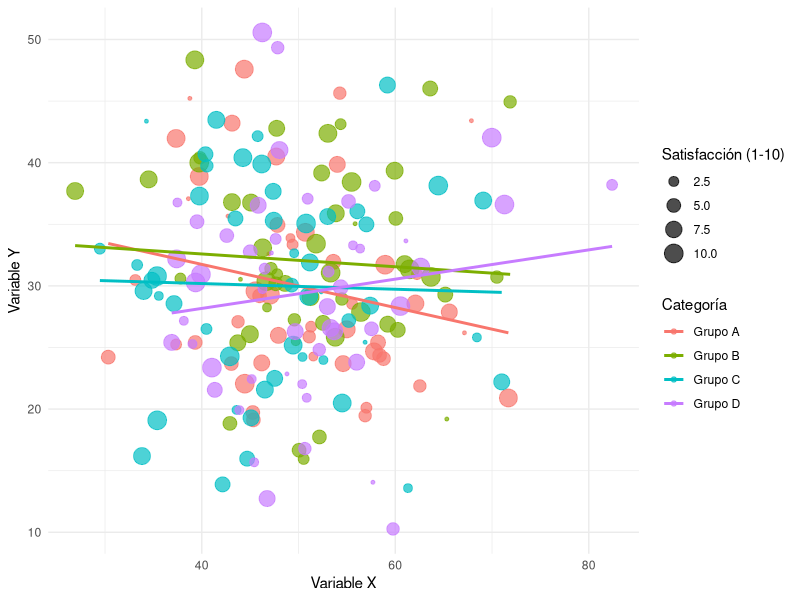
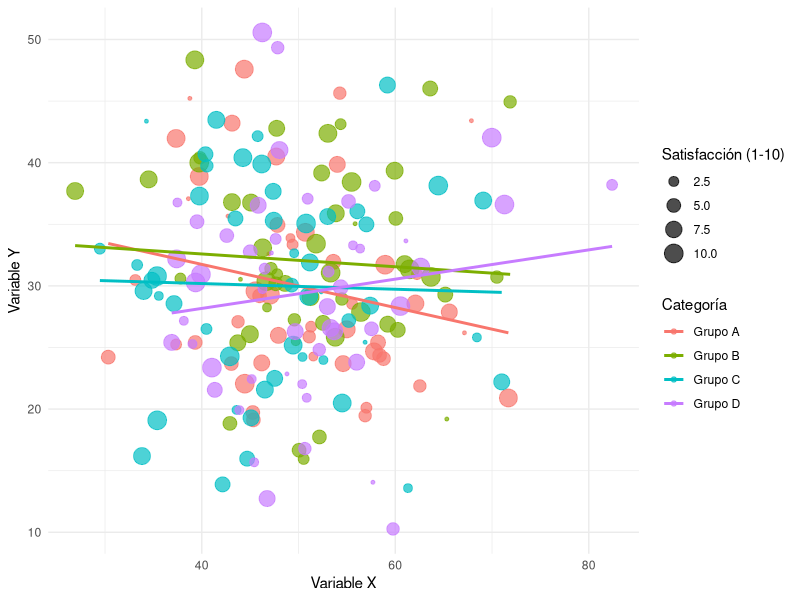

Write R code to recreate these figures, in order.
## ---- chunk 1
    # Este es un chunk de código en R
    x <- 1
    y <- 2^2

    z = x + y

    z
## ---- chunk 2
#| label: fig-ejemplo
#| fig-cap: "Gráfico de ejemplo con datos ficticios"
#| fig-cap-location: bottom

# Cargar librerías necesarias
library(ggplot2)
library(dplyr)

# Crear datos ficticios
set.seed(123)  # Para reproducibilidad
datos_ejemplo <- data.frame(
  categoria = rep(c("Grupo A", "Grupo B", "Grupo C", "Grupo D"), each = 50),
  valor_x = rnorm(200, mean = 50, sd = 10),
  valor_y = rnorm(200, mean = 30, sd = 8),
  satisfaccion = sample(1:10, 200, replace = TRUE)
)

# Crear el gráfico
ggplot(datos_ejemplo, aes(x = valor_x, y = valor_y, color = categoria)) +
  geom_point(aes(size = satisfaccion), alpha = 0.7) +
  geom_smooth(method = "lm", se = FALSE) +
  labs(
    x = "Variable X",
    y = "Variable Y",
    color = "Categoría",
    size = "Satisfacción (1-10)"
  ) +
  theme_minimal() 
## ---- chunk 3
#| label: fig-ejemplo-2
#| fig-cap: "Gráfico de ejemplo con datos ficticios"
#| fig-cap-location: bottom
#| echo: false
#| warning: false

# Cargar librerías necesarias
library(ggplot2)
library(dplyr)

# Crear datos ficticios
set.seed(123)  # Para reproducibilidad
datos_ejemplo <- data.frame(
  categoria = rep(c("Grupo A", "Grupo B", "Grupo C", "Grupo D"), each = 50),
  valor_x = rnorm(200, mean = 50, sd = 10),
  valor_y = rnorm(200, mean = 30, sd = 8),
  satisfaccion = sample(1:10, 200, replace = TRUE)
)

# Crear el gráfico
ggplot(datos_ejemplo, aes(x = valor_x, y = valor_y, color = categoria)) +
  geom_point(aes(size = satisfaccion), alpha = 0.7) +
  geom_smooth(method = "lm", se = FALSE) +
  labs(
    x = "Variable X",
    y = "Variable Y",
    color = "Categoría",
    size = "Satisfacción (1-10)"
  ) +
  theme_minimal() 
